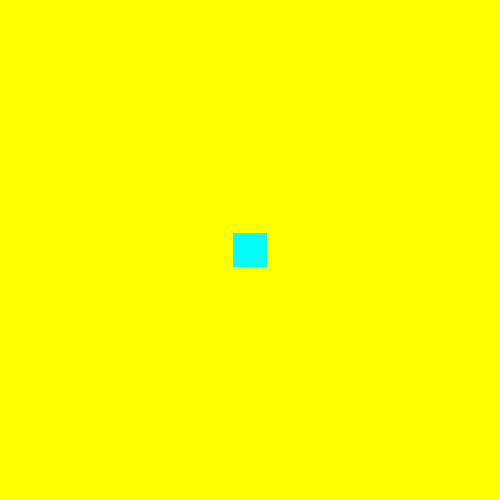
Frame 1 (no input)
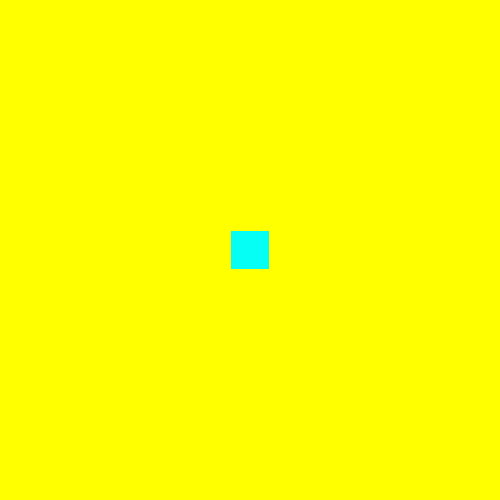
Frame 2 (the mouse pressed at the canvas centre, redrawn once)

The Processing sketch that drew these frames (run headless with seeded random() and noise(); the mouse was pressed at the canvas centre and the sketch redrawn once):

// Processing sketch: processing_2424
// ── processing_2424.pde

/*
a magic disappearing box!
cittavritti@shaw.ca
june 2009
*/


void setup() 
{
  size(500, 500);  
  stroke(255);    
  noLoop();
}

float rectx = 30;
float recty = 30;
float posx = 235;
float posy = 235;
float redTint = 0;
float blueTint = 255;

void draw() 
{ 
  background(255, 255, 0);
  recty = recty + 4; 
  rectx = rectx + 4;
  
  posx = posx - 2;
  posy = posy -2;
  
  redTint = redTint + 3;
  blueTint = blueTint -5;
  
  noStroke();
  fill(redTint, 255, blueTint);
  rect(posx, posy, rectx, recty);  
  
  
} 

void mousePressed() 
{
  redraw();
}
